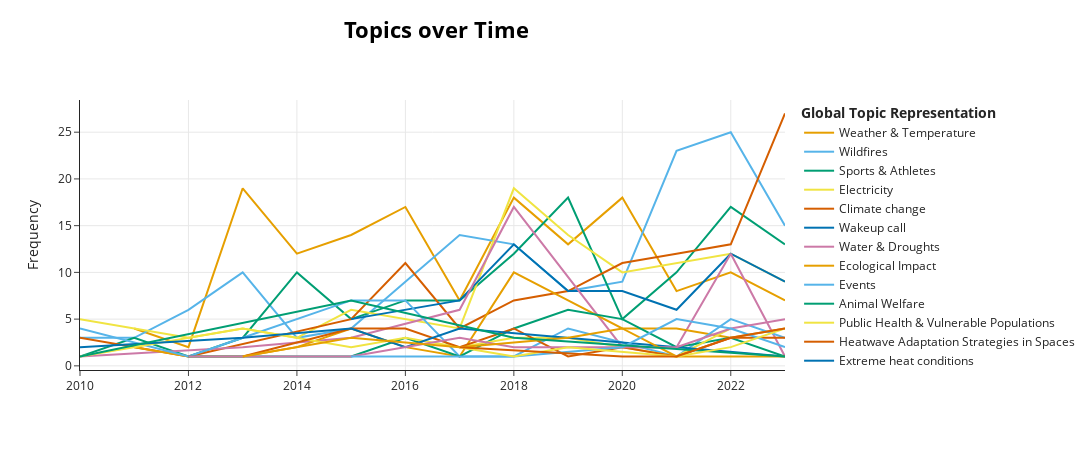

The cell this chart's notebook holds for it:
### Code cell
df_year = df.copy()
df_year['year'] = pd.DatetimeIndex(df['date']).year
over_time = topic_model.topics_over_time(docs=df_year['text'], timestamps= df_year['year'], datetime_format="%Y")

topic_model.visualize_topics_over_time(over_time, topics=relevant_topics, custom_labels=True)

### Figure 1 — Plotly figure (JSON) as saved in the notebook; plotly's stock layout.template omitted (floating-point values rounded to 4 significant figures)
{"data": [{"hoverinfo": "text", "hovertext": ["<b>Topic 0</b><br>Words: 2011, 1906, natste, herfst, millimeter", "<b>Topic 0</b><br>Words: elfstedentocht, koudegolven, quist, sneeuwdek, 1997", "<b>Topic 0</b><br>Words: 25 graden, graden, bilt, 25, buien", "<b>Topic 0</b><br>Words: graden, zachte, bilt, zuidenwind, zachte lucht", "<b>Topic 0</b><br>Words: graden, bilt, record, mm, temperatuur", "<b>Topic 0</b><br>Words: bilt, zomerse, weerplaza, graden, 25 graden", "<b>Topic 0</b><br>Words: zonkracht, zomerse, zomerse dagen, hoge zonkracht, dagen", "<b>Topic 0</b><br>Words: bilt, graden, dagen, hittegolf, weerplaza", "<b>Topic 0</b><br>Words: graden, bilt, dagen, 25, 25 graden", "<b>Topic 0</b><br>Words: bilt, graden, dagen, hiemstra, hittegolf", "<b>Topic 0</b><br>Words: weerbericht, tropische dag, juni, graden, tropische", "<b>Topic 0</b><br>Words: graden, bilt, kuipers munneke, munneke, kuipers", "<b>Topic 0</b><br>Words: september, juni, graden, poly, maand"], "marker": {"color": "#E69F00"}, "mode": "lines", "name": "Weather & Temperature", "type": "scatter", "x": [2011, 2012, 2013, 2014, 2015, 2016, 2017, 2018, 2019, 2020, 2021, 2022, 2023], "y": [4, 2, 19, 12, 14, 17, 7, 18, 13, 18, 8, 10, 7]}, {"hoverinfo": "text", "hovertext": ["<b>Topic 1</b><br>Words: rusland, moskou, 000 hectare, branden, russische", "<b>Topic 1</b><br>Words: depot, mijnwerkers, vermist, granaten, ramp", "<b>Topic 1</b><br>Words: bosbranden, vuur, bossen, brand, canarische", "<b>Topic 1</b><br>Words: tasmanië, woeden, bosbranden, sydney, australië", "<b>Topic 1</b><br>Words: black, australische, vleermuizen, rand stad, catastrofe", "<b>Topic 1</b><br>Words: tornado, alabama, mississippi, australia, south australia", "<b>Topic 1</b><br>Words: vuur, madeira, alberta, portugese, stad", "<b>Topic 1</b><br>Words: bosbranden, vuur, branden, portugal, californië", "<b>Topic 1</b><br>Words: vuur, bosbranden, brand, brandweer, griekse", "<b>Topic 1</b><br>Words: corine, man, natuurbranden, huizen, brand", "<b>Topic 1</b><br>Words: branden, bosbranden, vlammen, vuur, brand", "<b>Topic 1</b><br>Words: branden, vuur, bosbranden, geëvacueerd, brand", "<b>Topic 1</b><br>Words: branden, brand, vuur, bosbranden, geëvacueerd", "<b>Topic 1</b><br>Words: branden, bosbranden, natuurbranden, hectare, vuur"], "marker": {"color": "#56B4E9"}, "mode": "lines", "name": "Wildfires", "type": "scatter", "x": [2010, 2011, 2012, 2013, 2014, 2015, 2016, 2017, 2018, 2019, 2020, 2021, 2022, 2023], "y": [3, 3, 6, 10, 3, 4, 9, 14, 13, 8, 9, 23, 25, 15]}, {"hoverinfo": "text", "hovertext": ["<b>Topic 2</b><br>Words: problemen warmte, zwaar hoge, amerikaan wel, jarige amerikaanse, vanwege problemen", "<b>Topic 2</b><br>Words: west duitsland, ek, verlenging, wales, butter", "<b>Topic 2</b><br>Words: ritsma, allround, boedapest, tien kilometer, elf jaar", "<b>Topic 2</b><br>Words: loting, pot, wk, fifa, blatter", "<b>Topic 2</b><br>Words: hofs, vitesse, voetbal, wk, wk voetbal", "<b>Topic 2</b><br>Words: wk, qatar, fifa, blatter, wk 2022", "<b>Topic 2</b><br>Words: wielrennen, az, wk, bidons, race", "<b>Topic 2</b><br>Words: wk, homeruns, series, saudi, spelers", "<b>Topic 2</b><br>Words: pablo, olde, boekhoorn, spelers, ajax", "<b>Topic 2</b><br>Words: league, marathon, voetbal, az, club", "<b>Topic 2</b><br>Words: vermeulen, saint germain, germain, paris, 000 meter", "<b>Topic 2</b><br>Words: hassan, tokio, olympisch, meter, 000 meter", "<b>Topic 2</b><br>Words: jansen, wk, marathon, krol, voetbal", "<b>Topic 2</b><br>Words: race, verstappen, singapore, saudi, games"], "marker": {"color": "#009E73"}, "mode": "lines", "name": "Sports & Athletes", "type": "scatter", "x": [2010, 2011, 2012, 2013, 2014, 2015, 2016, 2017, 2018, 2019, 2020, 2021, 2022, 2023], "y": [1, 3, 1, 3, 10, 5, 7, 7, 12, 18, 5, 10, 17, 13]}, {"hoverinfo": "text", "hovertext": ["<b>Topic 3</b><br>Words: energie, duurzame energie, duurzame, gebouw, regeerakkoord", "<b>Topic 3</b><br>Words: centrale, noor, olie, organismen, houdbaar", "<b>Topic 3</b><br>Words: startups, marktleider, verkoop, energie, partijen", "<b>Topic 3</b><br>Words: energieakkoord, windmolens, denemarken, nijpels, bouw", "<b>Topic 3</b><br>Words: kamp, container, restwarmte, energieneutraal, energieakkoord", "<b>Topic 3</b><br>Words: aardgas, restwarmte, huizen, verwarmd, 2050", "<b>Topic 3</b><br>Words: kabinet, nieuwe kabinet, nieuwe, co2, energie", "<b>Topic 3</b><br>Words: gas, warmtepomp, cv, aardgas, cv ketel", "<b>Topic 3</b><br>Words: warmtenet, gas, afval, biomassa, miljard", "<b>Topic 3</b><br>Words: biomassa, warmtenet, industrie, nieuwbouwwoningen, woningen", "<b>Topic 3</b><br>Words: waterstof, shell, co2, energie, vattenfall", "<b>Topic 3</b><br>Words: waterstof, energie, elektriciteit, gas, jetten", "<b>Topic 3</b><br>Words: huishoudens, afval, energiearmoede, vulkaan, warmtepomp"], "marker": {"color": "#F0E442"}, "mode": "lines", "name": "Electricity", "type": "scatter", "x": [2010, 2012, 2013, 2014, 2015, 2016, 2017, 2018, 2019, 2020, 2021, 2022, 2023], "y": [5, 3, 4, 3, 6, 5, 4, 19, 14, 10, 11, 12, 9]}, {"hoverinfo": "text", "hovertext": ["<b>Topic 4</b><br>Words: vellinga, niño, el niño, el, pier vellinga", "<b>Topic 4</b><br>Words: poolgebied, bay, plaatsje, willen binnen, ontstaansgeschiedenis", "<b>Topic 4</b><br>Words: hansen, verband, 60 jaar, jaar allemaal, rechtstreeks verband", "<b>Topic 4</b><br>Words: noordpool, expeditie, opwarming, aarde, ijs", "<b>Topic 4</b><br>Words: smelten, waterdamp, ijs, ijskappen, opwarming", "<b>Topic 4</b><br>Words: permafrost, ema, vonk, dooit, taalas", "<b>Topic 4</b><br>Words: opwarming, gletsjers, antarctica, smelten, gletsjer", "<b>Topic 4</b><br>Words: gevoelstemperatuur, ilo, hittegolven, oldenborgh, luchttemperatuur", "<b>Topic 4</b><br>Words: siberië, ijs, opwarming, zee ijs, permafrost", "<b>Topic 4</b><br>Words: klimaatverandering, zeespiegelstijging, ipcc, klimaat, rapport", "<b>Topic 4</b><br>Words: ijs, klimaatverandering, opwarming, aarde, ipcc", "<b>Topic 4</b><br>Words: oceaan, ijs, zee ijs, niño, el niño"], "marker": {"color": "#D55E00"}, "mode": "lines", "name": "Climate change", "type": "scatter", "x": [2010, 2011, 2012, 2015, 2016, 2017, 2018, 2019, 2020, 2021, 2022, 2023], "y": [3, 2, 1, 5, 11, 4, 7, 8, 11, 12, 13, 27]}, {"hoverinfo": "text", "hovertext": ["<b>Topic 5</b><br>Words: gemist, tweede kerstdag, rellen, kerstdag, ziggo", "<b>Topic 5</b><br>Words: ali, muhammad ali, muhammad, festival, thailand", "<b>Topic 5</b><br>Words: trump, president, dumoulin, fijne, jarige", "<b>Topic 5</b><br>Words: gemist, situatie spoor, kun vandaag, overzicht, fijne", "<b>Topic 5</b><br>Words: vandaag, situatie spoor, kun vandaag, fijne, gemist", "<b>Topic 5</b><br>Words: kun vandaag, fijne, gemist, vandaag, beiroet", "<b>Topic 5</b><br>Words: check, ga weg, dienstregeling, kun vandaag, fijne", "<b>Topic 5</b><br>Words: overzicht, ga weg, dienstregeling, fijne, gemist", "<b>Topic 5</b><br>Words: ballon, eerst weer, rutte, ga weg, kun vandaag"], "marker": {"color": "#0072B2"}, "mode": "lines", "name": "Wakeup call", "type": "scatter", "x": [2015, 2016, 2017, 2018, 2019, 2020, 2021, 2022, 2023], "y": [5, 6, 7, 13, 8, 8, 6, 12, 9]}, {"hoverinfo": "text", "hovertext": ["<b>Topic 6</b><br>Words: vissen, dode, vissterfte, happen, juist regio", "<b>Topic 6</b><br>Words: geul, tankwagens, texel, waterschap, waterkwaliteit", "<b>Topic 6</b><br>Words: ritje, haag rotterdam, uur wachten, voetbad, bindmiddel", "<b>Topic 6</b><br>Words: dijken, vitens, brug, friesland, waterbedrijf", "<b>Topic 6</b><br>Words: droogte, water, waterschappen, rijkswaterstaat, boeren", "<b>Topic 6</b><br>Words: brug, bruggen, merwedebrug, uitzet, werkzaamheden", "<b>Topic 6</b><br>Words: kruit, vast houden, water, 2018, droge", "<b>Topic 6</b><br>Words: droogte, water, rijn, rivieren, waterschap", "<b>Topic 6</b><br>Words: zoet water, zoet, sande, rijnland, dijkgraaf"], "marker": {"color": "#CC79A7"}, "mode": "lines", "name": "Water & Droughts", "type": "scatter", "x": [2010, 2013, 2015, 2017, 2018, 2020, 2021, 2022, 2023], "y": [1, 2, 3, 6, 17, 2, 2, 12, 1]}, {"hoverinfo": "text", "hovertext": ["<b>Topic 7</b><br>Words: bijen, bloei, stuifmeel, pollen, grassen", "<b>Topic 7</b><br>Words: kenniscentrum, eikenprocessierupsen, rupsen, ei, toe geleid", "<b>Topic 7</b><br>Words: aangetroffen, aziatische tijgermug, autobanden, aziatische, muggen", "<b>Topic 7</b><br>Words: muggen, rups, nvwa, aankomende, nvwa gaat", "<b>Topic 7</b><br>Words: biologische, bijen, last, pollen, bloeien", "<b>Topic 7</b><br>Words: muggen, mes, anti, graspollen, stekkers", "<b>Topic 7</b><br>Words: tijgermug, vliet, mug, vestigt, permanent", "<b>Topic 7</b><br>Words: muggen, planten, vliet, insecten, zegt vliet", "<b>Topic 7</b><br>Words: klachten, rups, slangen, vliet, eikenprocessierupsen", "<b>Topic 7</b><br>Words: vliegen, container, overlast, ongedierte, wespen", "<b>Topic 7</b><br>Words: iglo, hooikoorts, hooikoortspatiënten, ameland, klachten", "<b>Topic 7</b><br>Words: blauwalg, vlinders, vliet, muggen, zegt bioloog", "<b>Topic 7</b><br>Words: tijgermug, muggen, blauwalg, mug, bijen"], "marker": {"color": "#E69F00"}, "mode": "lines", "name": "Ecological Impact", "type": "scatter", "x": [2011, 2012, 2013, 2014, 2015, 2016, 2017, 2018, 2019, 2020, 2021, 2022, 2023], "y": [2, 1, 1, 2, 4, 2, 1, 10, 7, 4, 4, 3, 4]}, {"hoverinfo": "text", "hovertext": ["<b>Topic 8</b><br>Words: schermen, cafés, laten behandelen, wedstrijd, vierdaagse", "<b>Topic 8</b><br>Words: flesjes, bezoekers, bezoekers gewaarschuwd, water toegestaan, toiletten gratis", "<b>Topic 8</b><br>Words: deelnemers, 000 deelnemers, anwb, vierdaagse, nijmegen", "<b>Topic 8</b><br>Words: pinkpop, organisatie, smeets, rolling, reddingsbrigade", "<b>Topic 8</b><br>Words: waterpunten, bezoekers, langs parcours, parcours, utrecht", "<b>Topic 8</b><br>Words: vierdaagse, lopers, deelnemers, wandelaars, kilometer", "<b>Topic 8</b><br>Words: muiderberg, amsterdam tussen, a1 richting, houd rekening, richting amsterdam", "<b>Topic 8</b><br>Words: sheeran, duitse stad, hamburg, concert, mensen afgekomen", "<b>Topic 8</b><br>Words: deelnemers, organisatie, vierdaagse, lisa, afgelast", "<b>Topic 8</b><br>Words: vries, theater, afscheid, carré, theater carré", "<b>Topic 8</b><br>Words: vierdaagse, wandelaars, wijchen, editie, pinkpop", "<b>Topic 8</b><br>Words: verheggen, deelnemers, ironman, vluchteling, desert"], "marker": {"color": "#56B4E9"}, "mode": "lines", "name": "Events", "type": "scatter", "x": [2010, 2012, 2013, 2014, 2015, 2016, 2017, 2018, 2019, 2021, 2022, 2023], "y": [4, 1, 3, 5, 7, 7, 1, 1, 4, 1, 5, 3]}, {"hoverinfo": "text", "hovertext": ["<b>Topic 9</b><br>Words: federatie, onveilige, ongelukken, 90 procent, ontstaan binnenland", "<b>Topic 9</b><br>Words: koeien, melk, melkveehouders, stress, lto", "<b>Topic 9</b><br>Words: zalm, boetes, vogelpoep, etiketten, overtredingen", "<b>Topic 9</b><br>Words: schans, stal, stallen, dieren, blijft klimaat", "<b>Topic 9</b><br>Words: dieren, varkens, troost, timmermans, ingeladen", "<b>Topic 9</b><br>Words: fabrieken, chemelot, storing, geleen, industrieterrein", "<b>Topic 9</b><br>Words: nefit, nvwa, lto, cv ketels, rtl nieuws", "<b>Topic 9</b><br>Words: dieren, nvwa, tata, varkens, ventilatie", "<b>Topic 9</b><br>Words: boa, schapen, leraren, dieren, grapperhaus", "<b>Topic 9</b><br>Words: dieren, hittestress, vee, vervoerd, eyes on", "<b>Topic 9</b><br>Words: kermis, pony, tilburgse, dieren, pluimveehouders", "<b>Topic 9</b><br>Words: varkens, wakker dier, nvwa, mengen, wakker"], "marker": {"color": "#009E73"}, "mode": "lines", "name": "Animal Welfare", "type": "scatter", "x": [2012, 2013, 2014, 2015, 2016, 2017, 2018, 2019, 2020, 2021, 2022, 2023], "y": [1, 1, 1, 1, 3, 1, 4, 6, 5, 2, 3, 1]}, {"hoverinfo": "text", "hovertext": ["<b>Topic 11</b><br>Words: hitteschouw, rivm, adviezen, hitteplan, werking", "<b>Topic 11</b><br>Words: hitteplan, nationaal hitteplan, rivm, kwetsbare groepen, groepen", "<b>Topic 11</b><br>Words: rivm, waterfonteinen, wapenen hitte, start tour, nationaal hitteplan", "<b>Topic 11</b><br>Words: rivm, hitteplan, kind auto, uitdroging, nationaal hitteplan", "<b>Topic 11</b><br>Words: rivm, hitteplan, zorgbehoevenden, inspanning, lichamelijke inspanning", "<b>Topic 11</b><br>Words: rivm, ouderen, kwetsbare, hitteplan, rode kruis", "<b>Topic 11</b><br>Words: hitteplan, chronisch zieken, chronisch, zieken, hitteplan werking", "<b>Topic 11</b><br>Words: bruggen, rivm, smogwaarschuwing, hitteplan, beweegbare", "<b>Topic 11</b><br>Words: waarschuwt rivm, smog, luchtvervuiling, irritatie, keel", "<b>Topic 11</b><br>Words: rivm, smogwaarschuwing, hitteplan, nationaal hitteplan, koel"], "marker": {"color": "#F0E442"}, "mode": "lines", "name": "Public Health & Vulnerable Populations", "type": "scatter", "x": [2010, 2013, 2015, 2016, 2017, 2018, 2019, 2020, 2021, 2022], "y": [1, 4, 2, 3, 2, 3, 3, 2, 1, 4]}, {"hoverinfo": "text", "hovertext": ["<b>Topic 12</b><br>Words: bush, winkel, kathedraal, openen, vreemd", "<b>Topic 12</b><br>Words: ramadan, nieuwjaar, den berg, kopen, openingstijden", "<b>Topic 12</b><br>Words: vrijheid, horecagelegenheden, winkels, mooi weer, heijn", "<b>Topic 12</b><br>Words: treinen, wissels, rijden, noorwegen, procent treinen", "<b>Topic 12</b><br>Words: pizzabakker, zwembad, willemsen, komkommer, roberts", "<b>Topic 12</b><br>Words: kinderen, bosch, werken hitte, werk, hitte zegt", "<b>Topic 12</b><br>Words: kantoor, thuis, medewerkers, werkgevers, werknemers", "<b>Topic 12</b><br>Words: airco, hoekstra, slapen, lekker slapen, aanvraag", "<b>Topic 12</b><br>Words: slapen, koffers, bed, drukte, spanje", "<b>Topic 12</b><br>Words: camping, nobel, boekingen, vakantie, sunweb"], "marker": {"color": "#D55E00"}, "mode": "lines", "name": "Heatwave Adaptation Strategies in Spaces", "type": "scatter", "x": [2013, 2015, 2016, 2017, 2018, 2019, 2020, 2021, 2022, 2023], "y": [1, 4, 4, 2, 4, 1, 2, 1, 3, 3]}, {"hoverinfo": "text", "hovertext": ["<b>Topic 13</b><br>Words: zelfs 38, temperatuur bereikte, water zitten, drinken binnenland, buiten moskou", "<b>Topic 13</b><br>Words: sjanghai, halve marathon, marathon, las vegas, vegas", "<b>Topic 13</b><br>Words: duitsland, hitterecord, beieren, 40 graden, frankrijk", "<b>Topic 13</b><br>Words: sydney, beleeft, meisje, graden celsius, celsius", "<b>Topic 13</b><br>Words: american, airlines, toestellen, kurkdroog, phoenix", "<b>Topic 13</b><br>Words: australische, grote australische, south, adelaide, 50 graden", "<b>Topic 13</b><br>Words: british columbia, british, columbia, grote oceaan, oregon", "<b>Topic 13</b><br>Words: weerorganisatie, 40 graden, wmo, 41 graden, boven 40"], "marker": {"color": "#0072B2"}, "mode": "lines", "name": "Extreme heat conditions", "type": "scatter", "x": [2010, 2013, 2015, 2016, 2017, 2019, 2021, 2023], "y": [2, 3, 4, 2, 4, 3, 2, 1]}, {"hoverinfo": "text", "hovertext": ["<b>Topic 14</b><br>Words: cola, daalde, miljard dollar, dollar, winst", "<b>Topic 14</b><br>Words: bloemen planten, bloemen, exportwaarde, lichtpuntje, omzetstijging procent", "<b>Topic 14</b><br>Words: airco ventilatoren, waterbedrijven, miljard liter, ventilatoren, airco", "<b>Topic 14</b><br>Words: nieuwenhuizen, budget, anbo, geld, energie", "<b>Topic 14</b><br>Words: zonnepanelen, opbrengst, besparen, euro per, milieu centraal", "<b>Topic 14</b><br>Words: engels, klimaatverbond, klimaatverbond nederland, zonnepanelen, opbrengst", "<b>Topic 14</b><br>Words: glas, enkel, hoekstra, verhuurder, dubbel", "<b>Topic 14</b><br>Words: gasprijs, gas, euro, terras, prijs", "<b>Topic 14</b><br>Words: airco, gasverbruik, minder gas, huishoudens, ledverlichting"], "marker": {"color": "#CC79A7"}, "mode": "lines", "name": "Household Energy Efficiency and Costs", "type": "scatter", "x": [2012, 2014, 2015, 2017, 2018, 2019, 2021, 2022, 2023], "y": [1, 1, 1, 3, 2, 2, 2, 4, 5]}, {"hoverinfo": "text", "hovertext": ["<b>Topic 15</b><br>Words: zandvoort, grootste drukte, recreatieplassen, strandfiles, duitsland oostenrijk", "<b>Topic 15</b><br>Words: anwb, oostenrijk, snelwegen, file, schade wegdek", "<b>Topic 15</b><br>Words: doordat lucht, omroep, tilburg, kust, genomen vanwege", "<b>Topic 15</b><br>Words: stranden, extra treinen, zandvoort, tropische dag, vliegbasis gilze", "<b>Topic 15</b><br>Words: strand, zandvoort, stranden, bloemendaal, strand komen", "<b>Topic 15</b><br>Words: sneeuwen, noordelijke provincies, sneeuwjacht, ijzel, oranje af", "<b>Topic 15</b><br>Words: fans, ziggo dome, dome, eilish, zaterdagmiddag", "<b>Topic 15</b><br>Words: panda, hardloopevenement, woensdrecht, dag eerste, dierenpark"], "marker": {"color": "#E69F00"}, "mode": "lines", "name": "Congestion at tourist spots and beaches", "type": "scatter", "x": [2013, 2015, 2017, 2019, 2020, 2021, 2022, 2023], "y": [1, 3, 2, 3, 4, 1, 1, 1]}, {"hoverinfo": "text", "hovertext": ["<b>Topic 16</b><br>Words: beschrijft, weer wind, schrijver, slingeren, tekeer", "<b>Topic 16</b><br>Words: we ooit, zon liggen, antwoorden, nos facebookpagina, echt gevaarlijk", "<b>Topic 16</b><br>Words: eerste aflevering, fnv, nieuwe seizoen, aflevering, bespreken", "<b>Topic 16</b><br>Words: nieuwsuurbinnenland, boek, nieuwsuur, schrijvers, lachen", "<b>Topic 16</b><br>Words: nieuwsuurbinnenland, gast, geweld, hitte india, afdeling", "<b>Topic 16</b><br>Words: drie continenten, bestaat alleen, hitte drie, continenten, nieuwsuurbinnenland"], "marker": {"color": "#56B4E9"}, "mode": "lines", "name": "Media coverage on climate crisis", "type": "scatter", "x": [2015, 2018, 2020, 2021, 2022, 2023], "y": [1, 1, 2, 5, 4, 2]}, {"hoverinfo": "text", "hovertext": ["<b>Topic 18</b><br>Words: sinds juni, waardoor oogsten, naast hitte, nieuwe hitterecord, vandaag hoogste", "<b>Topic 18</b><br>Words: karachi, dodental, andhra, andhra pradesh, india", "<b>Topic 18</b><br>Words: aardverschuivingen, japan, japanse, mensen leven, karachi", "<b>Topic 18</b><br>Words: mexico, gezondheidsautoriteiten, juni kregen, plekken scholen, land noorden"], "marker": {"color": "#009E73"}, "mode": "lines", "name": "Natural disasters", "type": "scatter", "x": [2010, 2015, 2018, 2023], "y": [1, 7, 3, 1]}, {"hoverinfo": "text", "hovertext": ["<b>Topic 19</b><br>Words: deltacommissaris, kuijken, alle gemeenten, stresstest, stortbuien", "<b>Topic 19</b><br>Words: groen, stresstest, gemeenten, wateroverlast, grondwaterpeil", "<b>Topic 19</b><br>Words: drones, drone, lucht halen, pootjes, defensie", "<b>Topic 19</b><br>Words: verbond, verzekeraars, gerichter, beter voorbereiden, schade", "<b>Topic 19</b><br>Words: vrouwen, kluck, woningen, feenstra, helmer", "<b>Topic 19</b><br>Words: natuurbranden, kluck, knaw, natuur, mckinsey"], "marker": {"color": "#F0E442"}, "mode": "lines", "name": "Climate adaption (gemeenten)", "type": "scatter", "x": [2017, 2018, 2019, 2021, 2022, 2023], "y": [2, 1, 2, 1, 2, 4]}, {"hoverinfo": "text", "hovertext": ["<b>Topic 21</b><br>Words: wijn, druiven, beker, wijngaard, nederlandse wijn", "<b>Topic 21</b><br>Words: kokkels, vissers, quist, vissen, kokkelvisser", "<b>Topic 21</b><br>Words: vruchten, mulder, sicilië, landbouwers, tropische vruchten", "<b>Topic 21</b><br>Words: wijn, vissen, wijnboeren, druiven, druif", "<b>Topic 21</b><br>Words: oder, rijst, poolse, kenia, mathieu"], "marker": {"color": "#D55E00"}, "mode": "lines", "name": "Impact on Agriculture", "type": "scatter", "x": [2017, 2020, 2021, 2022, 2023], "y": [2, 1, 1, 3, 4]}], "layout": {"height": 450, "hoverlabel": {"bgcolor": "white", "font": {"family": "Rockwell", "size": 16}}, "legend": {"title": {"text": "<b>Global Topic Representation"}}, "title": {"font": {"color": "Black", "size": 22}, "text": "<b>Topics over Time</b>", "x": 0.4, "xanchor": "center", "y": 0.95, "yanchor": "top"}, "width": 1250, "xaxis": {"showgrid": true}, "yaxis": {"showgrid": true, "title": {"text": "Frequency"}}}}
